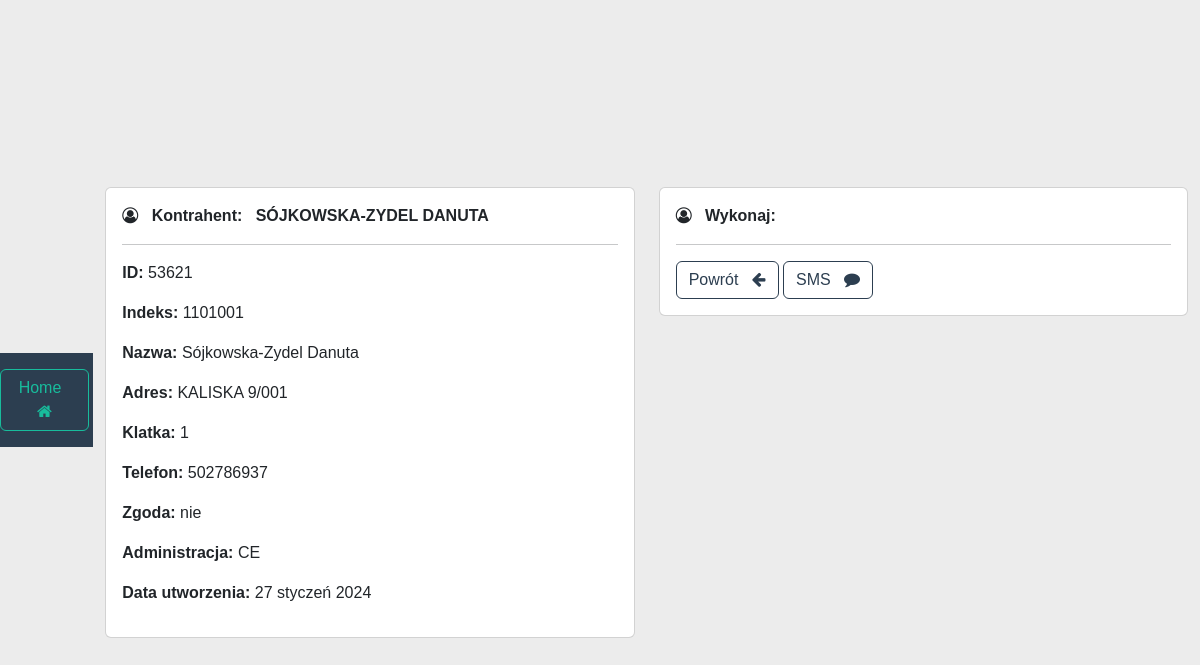
/sms/view_lu/53621 (signed in), run on the app's committed database.
### telefony/models.py (models this page shows, shortened)
class Mieszkaniec(models.Model):
    data_utworzenia = models.CharField(max_length=15, blank=True)
    indeks = models.CharField(max_length=7, blank=True)
    nazwa = models.CharField(max_length=255, blank=True)
    adres = models.CharField(max_length=255, blank=True)
    klatka = models.CharField(max_length=2, blank=True)
    telefon = models.CharField(max_length=9, blank=True)
    symbol_budynku = models.CharField(max_length=4, blank=True)
    tak = "tak"
    nie = "nie"
    zgoda_wybor = [
        (tak, "tak"),
        (nie, "nie")
    ]
    zgoda = models.CharField(
        max_length=3,
        choices=zgoda_wybor,
        default=tak,
    )
    ce = "CE"
    nw = "NW"
    ns = "NS"
    administracja_wybor = [
        (ns, "NS"),
        (nw, "NW"),
        (ce, "CE")
    ]
    administracja = models.CharField(
        max_length=2,
        choices=administracja_wybor,
        default=ce,
    )
    content = models.TextField(max_length=160, blank=True, null=True)
    phone = models.TextField(max_length=9, blank=True, null=True)

### sms/views.py (the view)
# urls.py: path("view_lu/<int:pk>", views.view_record_sms_lu, name="sms-view-lu"),
@login_required(login_url="login")
def view_record_sms_lu(request, pk):
    all_records = Mieszkaniec.objects.get(id=pk)
    context = {"record": all_records}
    return render(request, "sms-view-lu.html", context=context)

### sms/templates/sms-view-lu.html (shortened to what this page needs)
{% extends 'base-sms.html' %}
{% block content %}
    <div class="row">
        <div class="col-sm-6 mb-3 mb-sm-0">
            <div class="card">
                <div class="card-body">
                    <i class="fa fa-user-circle-o" aria-hidden="true"></i> &nbsp;
                    <strong>
                        Kontrahent:&nbsp;&nbsp;&nbsp;{{ record.nazwa|upper }}
                    </strong>
                    <hr>
                    <p><strong> ID: </strong> {{ record.id }} </p>
                    <p><strong> Indeks: </strong> {{ record.indeks }} </p>
                    <p><strong> Nazwa: </strong> {{ record.nazwa }} </p>
                    <p><strong> Adres: </strong> {{ record.adres }} </p>
                    <p><strong> Klatka: </strong> {{ record.klatka }} </p>
                    <p><strong> Telefon: </strong> {{ record.telefon }} </p>
                    <p><strong> Zgoda: </strong> {{ record.zgoda }} </p>
                    <p><strong> Administracja: </strong> {{ record.administracja }} </p>
                    <p><strong> Data utworzenia: </strong> {{ record.data_utworzenia }} </p>
                </div>
            </div>
        </div>
        <div class="col-sm-6 mb-3 mb-sm-0">
            <div class="card">
                <div class="card-body">
                    <i class="fa fa-user-circle-o" aria-hidden="true"></i> &nbsp;
                    <strong>
                        Wykonaj:
                    </strong>
                    <hr>
                    <a href="{% url 'dashboard-sms-kontrahent' %}" class="btn btn-outline-primary"> Powrót &nbsp; <i
                            class="fa fa-arrow-left"></i> </a>
                    <a href="{% url 'sms-sms' record.id %}" class="btn btn-outline-primary"> SMS &nbsp; <i
                            class="fa fa-comment"></i> </a>
                </div>
            </div>
        </div>
        <br>
    </div>
{% endblock %}

### static/css/styles.css (style rules this page uses)
* { padding: 0; margin: 0; font-family: 'Poppins', sans-serif; }
body { display: flex; align-items: center; justify-content: center; height: 100vh; width: 100vw; background: #ececec; overflow: hidden; }

### data on the page
Mieszkaniec: nazwa "SÓJKOWSKA-ZYDEL DANUTA", id "53621", indeks "1101001", nazwa "Sójkowska-Zydel Danuta", adres "KALISKA 9/001", klatka "1", telefon "502786937", zgoda "nie", administracja "CE", data_utworzenia "27 styczeń 2024"
